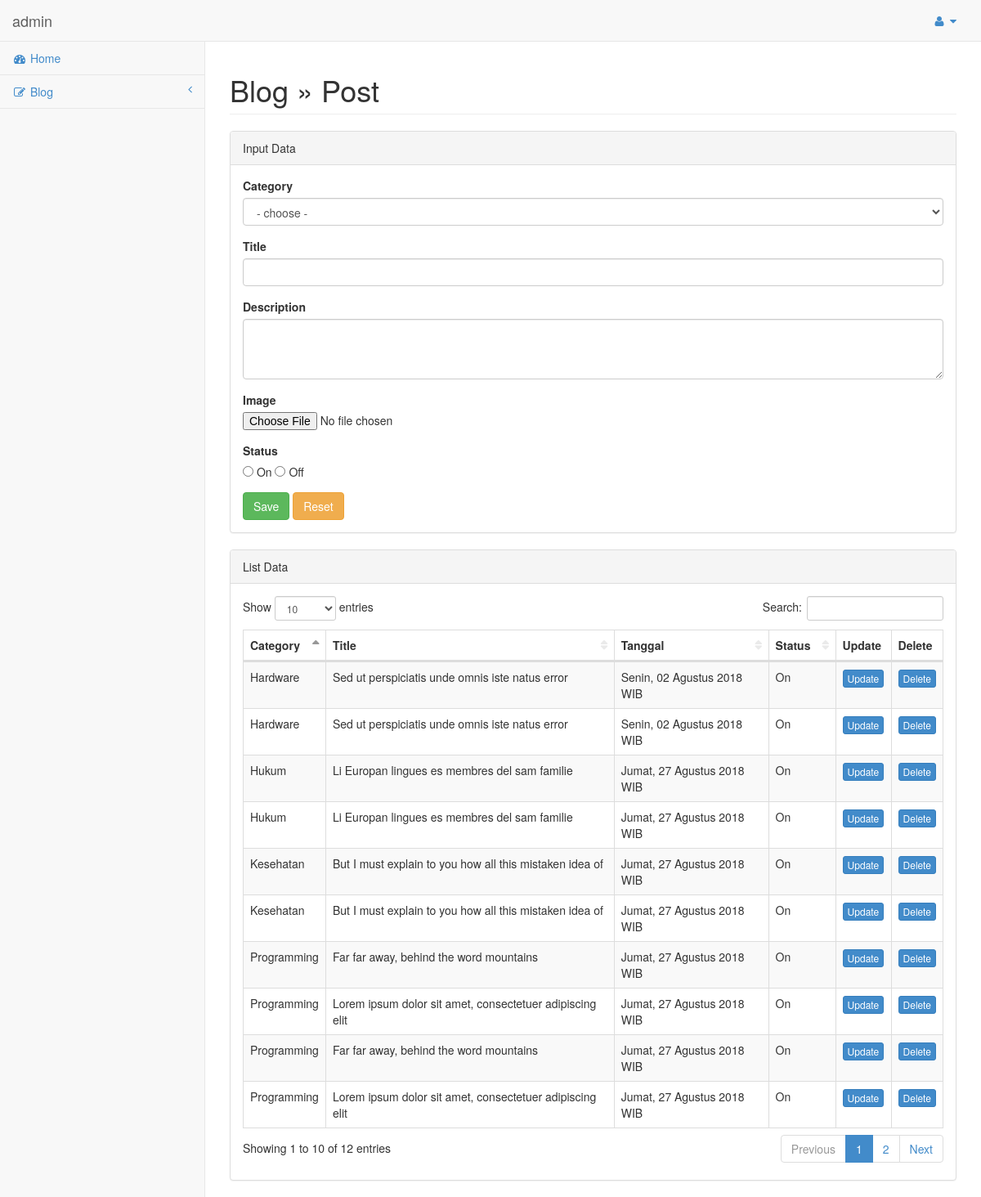
Screenshot of /admin/index.php?post (signed in) with the database file from the repository.
### tables this page shows
CREATE TABLE `artikel` (
  `id_artikel` int(11) NOT NULL,
  `kategori_id` int(11) NOT NULL,
  `judul` varchar(255) NOT NULL,
  `deskripsi` text NOT NULL,
  `gambar` varchar(255) NOT NULL,
  `tanggal` date NOT NULL,
  `slug` varchar(255) NOT NULL,
  `status` tinyint(4) NOT NULL DEFAULT '1'
);

CREATE TABLE `kategori` (
  `id_kategori` int(11) NOT NULL,
  `nama` varchar(100) NOT NULL,
  `icon` varchar(100) NOT NULL
);

### function/helper.php (called while the page is built, shortened)
<?php
function tanggal_indonesia($date)
{
    $hari  = array(
        "Minggu",
        "Senin",
        "Selasa",
        "Rabu",
        "Kamis",
        "Jumat",
        "Sabtu"
    );
    $bulan = array(
        "Januari",
        "Februari",
        "Mart",
        "April",
        "Juni",
        "Juli",
        "Agustus",
        "September",
        "Oktober",
        "November",
        "Desember"
    );
    $thn   = substr($date, 0, 4);
    $bln   = substr($date, 5, 2);
    $tgl   = substr($date, 8, 2);
    $waktu = substr($date, 11, 5);
    $hr    = date("w", strtotime($date));
    $result = $hari[$hr] . ", " . $tgl . " " . $bulan[(int) $bln - 1] . ' ' . $thn . ' ' . $waktu . ' WIB';
    return $result;
}
 ?>

### admin/page/blog/post.php (the view, shortened to what this page needs)
<div class="row">
    <div class="col-lg-12">
        <h1 class="page-header">Blog &raquo; Post</h1>
    </div>
</div>
<div class="row">
    <div class="col-lg-12">
        <div class="panel panel-default">
            <div class="panel-heading">
                Input Data
            </div>
            <div class="panel-body">
                <div class="row">
                    <div class="col-lg-12">
                        <?php
                            $queryUpdate = false;
                            $status = "";
                         ?>
                        <form role="form" action="<?php echo ($queryUpdate) ? BASE_URL."admin/page/blog/post_update.php" : BASE_URL."admin/page/blog/post_insert.php" ; ?>" method="post" enctype="multipart/form-data">
                            <div class="form-group">
                                <label>Category</label>
                                <select class="form-control" name="id_kategori">
                                    <option value=""> - choose - </option>
                                </select>
                            </div>
                            <div class="form-group">
                                <label>Title</label>
                                <input class="form-control" type="text" name="judul"
                                    <?php echo ($queryUpdate) ? "value='$rowUpdate[judul]'" : false; ?> >
                            </div>
                            <div class="form-group">
                                <label>Description</label>
                                <textarea id="ckeditor" class="form-control" rows="3" name="deskripsi">
                                    <?php echo ($queryUpdate) ? $rowUpdate['deskripsi'] : false; ?>
                                </textarea>
                            </div>
                            <div class="form-group">
                                <label>Image</label>
                                <input type="file" name="gambar" />
                            </div>
                            <div class="form-group">
                                <label style="display: block;">Status</label>
                                <input type="radio" name="status" value="1" <?php echo ($status == 1) ? "checked=checked" : false; ?>> On
                                <input type="radio" name="status" value="0" <?php echo ($status == 0) ? "checked=checked" : false; ?>> Off
                            </div>
                            <button type="submit" name="submit" class="btn btn-success">Save</button>
                            <button type="reset" class="btn btn-warning">Reset</button>
                        </form>
                    </div>
                </div>
            </div>
        </div>
        <div class="panel panel-default">
            <div class="panel-heading">
                List Data
            </div>
            <div class="panel-body">
                <div class="table-responsive">
                    <table id="datatables" class="table table-striped table-bordered table-hover">
                        <thead>
                            <tr>
                                <th>Category</th>
                                <th>Title</th>
                                <th>Tanggal</th>
                                <th>Status</th>
                                <th>Update</th>
                                <th>Delete</th>
                            </tr>
                        </thead>
                        <tbody>
                            <?php
                                $query = mysqli_query($conn,"SELECT artikel.*,kategori.id_kategori,kategori.nama FROM artikel JOIN kategori ON artikel.kategori_id = kategori.id_kategori ORDER BY artikel.id_artikel DESC");
                                while($row = mysqli_fetch_assoc($query)){
                                    $status = ($row['status'] == 1) ? "On" : "Off";
                                    echo "<tr>
                                        <td>$row[nama]</td>
                                        <td>$row[judul]</td>
                                        <td>".tanggal_indonesia($row['tanggal'])."</td>
                                        <td>$status</td>
                                        <td class='center'><a href='index.php?post_edit=$row[id_artikel]' class='btn btn-primary btn-xs' type='button'>Update</a></td>
                                        <td class='center'><a href='".BASE_URL."admin/page/blog/post_delete.php?id_artikel=$row[id_artikel]' class='btn btn-primary btn-xs' type='button'>Delete</a></td>
                                        </tr>
                                    ";
                                }
                            ?>
                        </tbody>
                    </table>
                </div>
            </div>
        </div>
    </div>
</div>

### admin/css/sb-admin.css (style rules this page uses)
body { background-color: #f8f8f8; padding-top: 100px; }
@media (min-width:768px) { body { padding-top: 50px; } }
table.dataTable thead .sorting, table.dataTable thead .sorting_asc, table.dataTable thead .sorting_desc, table.dataTable thead .sorting_asc_disabled, table.dataTable thead .sorting_desc_disabled { background: transparent; }
table.dataTable thead .sorting_asc:after { content: "\f0de"; float: right; font-family: fontawesome; }
table.dataTable thead .sorting:after { content: "\f0dc"; float: right; font-family: fontawesome; color: rgba(50,50,50,.5); }

### rows the page displays
artikel: kategori.nama "Programming", judul "Far far away, behind the word mountains", tanggal "Jumat, 27 Agustus 2018 WIB", status "On"
artikel: kategori.nama "Hukum", judul "Li Europan lingues es membres del sam familie", tanggal "Jumat, 27 Agustus 2018 WIB", status "On"
artikel: kategori.nama "Kesehatan", judul "But I must explain to you how all this mistaken idea of", tanggal "Jumat, 27 Agustus 2018 WIB", status "On"
artikel: kategori.nama "Hardware", judul "Sed ut perspiciatis unde omnis iste natus error", tanggal "Senin, 02 Agustus 2018 WIB", status "On"
artikel: kategori.nama "Programming", judul "Lorem ipsum dolor sit amet, consectetuer adipiscing elit", tanggal "Jumat, 27 Agustus 2018 WIB", status "On"
artikel: kategori.nama "Programming", judul "Far far away, behind the word mountains", tanggal "Jumat, 27 Agustus 2018 WIB", status "On"
artikel: kategori.nama "Hukum", judul "Li Europan lingues es membres del sam familie", tanggal "Jumat, 27 Agustus 2018 WIB", status "On"
artikel: kategori.nama "Kesehatan", judul "But I must explain to you how all this mistaken idea of", tanggal "Jumat, 27 Agustus 2018 WIB", status "On"
artikel: kategori.nama "Hardware", judul "Sed ut perspiciatis unde omnis iste natus error", tanggal "Senin, 02 Agustus 2018 WIB", status "On"
artikel: kategori.nama "Programming", judul "Lorem ipsum dolor sit amet, consectetuer adipiscing elit", tanggal "Jumat, 27 Agustus 2018 WIB", status "On"

### other values shown
$username "admin"
